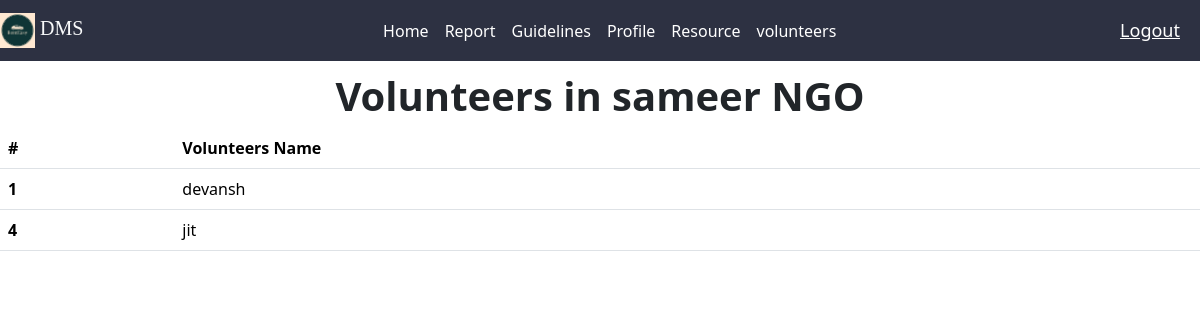
/volunteers/ (signed in), run on an earlier commit of the app's database.
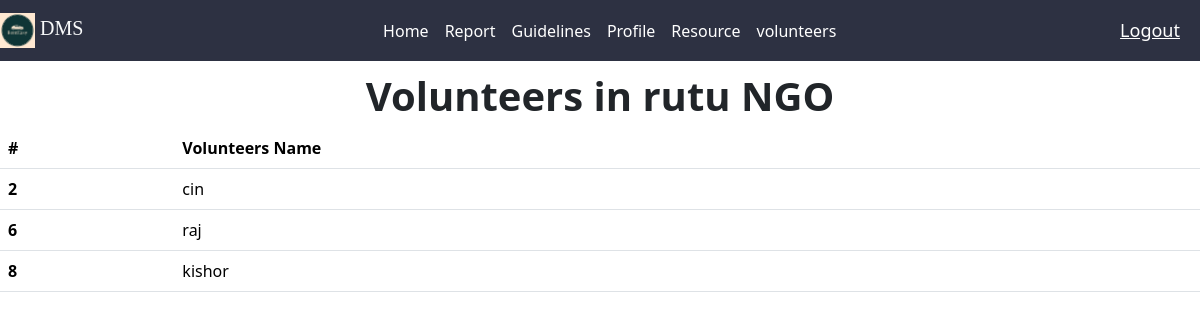
And on a later commit of the database.
### DmsApp/models.py (models this page shows, shortened)
class Organization(models.Model):
    LEVEL=(
        ('Local','Local'),('National','National'),('International','International'),('Regional','Regional'),
    )
    org_name = models.OneToOneField(User,on_delete=models.CASCADE)
    domain = models.CharField(max_length=100)
    location = models.CharField(max_length=100)
    level = models.CharField(max_length=20, choices=LEVEL)
    def __str__(self):
        return self.org_name.username

class Volunteer(models.Model):
    GENDER=(
        ('Male','Male'),
        ('Female','Female'),
    )
    SKILLS=(
        ('Time Management','Time Management'),('Fire Safety','Fire Safety'),('Physical Fitness','Physical Fitness')
        ,('Strength','Strength'),('First Aid','First Aid')
    )
    vol_name=models.OneToOneField(User,on_delete=models.CASCADE)
    age = models.IntegerField()
    gender = models.CharField(max_length=10, choices=GENDER)
    skills = models.CharField(max_length=20, choices=SKILLS)
    city = models.CharField(max_length=30)
    org_name = models.ForeignKey(Organization, on_delete=models.CASCADE)

### DmsApp/views.py (the view)
# urls.py: path('volunteers/',volunteers,name='volunteers'),
@login_required(login_url='login')
def volunteers(request):
    user = request.user
    profile_info = Volunteer.objects.get(vol_name=user)
    org=profile_info.org_name
    vol=Volunteer.objects.filter(org_name=org).exclude(vol_name=user)
    contex={ 'vol':vol, 'org':org }
    return render(request,'associated_volunteers.html',contex)

### DmsApp/templates/associated_volunteers.html
{% extends 'main.html' %}
{% block content %}
<h1><center><b>Volunteers in {{ org }} NGO</b></center></h1>
<table class="table">
    <thead>
      <tr>
        <th scope="col">#</th>
        <th scope="col">Volunteers Name</th>
      </tr>
    </thead>
    <tbody>
      <tr>
      {% for i in vol %}
      <tr>
        <th scope="row">{{i.id}}</th>
        <td>{{i.vol_name}}</td>
      </tr>
      {% endfor %}
      </tr>
  </tbody>
  </table>
{% endblock %}

What changed in the data, as far as the page shows it:
no longer on this page (row unchanged): Organization: org_name.username "sameer"
no longer on this page (row unchanged): Volunteer: id "1", vol_name "devansh"
no longer on this page (row unchanged): Volunteer: id "4", vol_name "jit"
now on this page (row edited): Organization: org_name.username "rutu"
now on this page (row unchanged): Volunteer: id "2", vol_name "cin"
added Volunteer: id "6", vol_name "raj"
added Volunteer: id "8", vol_name "kishor"
